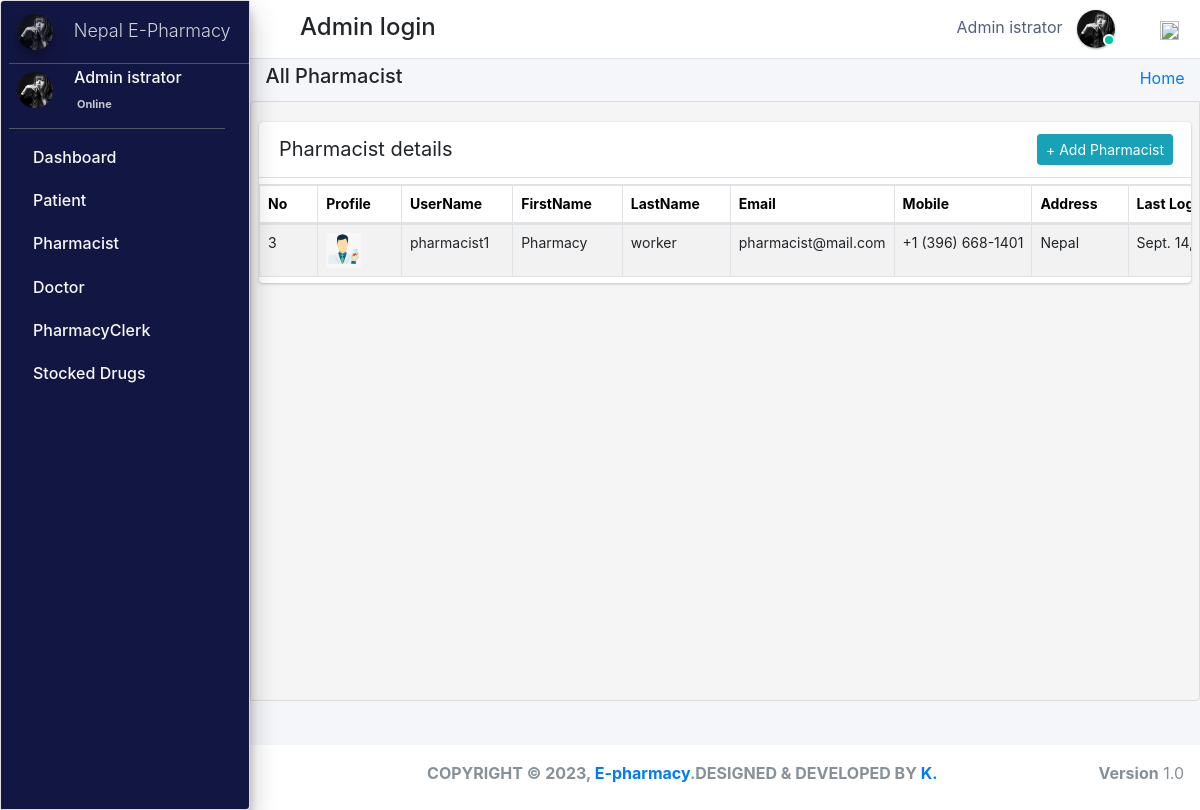
Page /admin_user/manage_pharmacist/ (signed in) on the committed database.
### pharmacy/models.py (models this page shows, shortened)
class CustomUser(AbstractUser):
    user_type_data = ((1, "AdminHOD"), (2, "Pharmacist"), (3, "Doctor"), (4, "PharmacyClerk"),(5, "Patients"))
    user_type = models.CharField(default=1, choices=user_type_data, max_length=10)

class AdminHOD(models.Model):
    gender_category=(
        ('Male','Male'),
        ('Female','Female'),
    )
    admin = models.OneToOneField(CustomUser,null=True, on_delete = models.CASCADE)
    emp_no= models.CharField(max_length=100,null=True,blank=True)
    gender=models.CharField(max_length=100,null=True,choices=gender_category)
    mobile=models.CharField(max_length=10,null=True,blank=True)
    address=models.CharField(max_length=300,null=True,blank=True)
    profile_pic=models.ImageField(default="admin.png",null=True,blank=True)
    created_at = models.DateTimeField(auto_now_add=True)
    updated_at = models.DateTimeField(auto_now=True)
    date_employed=models.DateTimeField(auto_now_add=True, auto_now=False)
    objects = models.Manager()

class Pharmacist(models.Model):
    gender_category=(
        ('Male','Male'),
        ('Female','Female'),
    )
    admin = models.OneToOneField(CustomUser,null=True, on_delete = models.CASCADE)
    emp_no=models.CharField(max_length=100,null=True,blank=True)
    age= models.IntegerField(default='0', blank=True, null=True)
    gender=models.CharField(max_length=100,null=True,choices=gender_category)
    mobile =models.CharField(max_length=10,null=True,blank=True)
    address=models.CharField(max_length=300,null=True,blank=True)
    profile_pic=models.ImageField(default="images2.png",null=True,blank=True)
    created_at = models.DateTimeField(auto_now_add=True)
    updated_at = models.DateTimeField(auto_now=True)
    objects = models.Manager()

### pharmacy/HODViews.py (the view)
# urls.py: path('admin_user/manage_pharmacist/',HODViews.managePharmacist,name='manage_pharmacist'),
def managePharmacist(request):
    doctors = Pharmacist.objects.all()
    context = {
        "doctors": doctors,
        "title":"Manage Pharmacist"
    }
    return render(request,'hod_templates/all_pharmacist.html',context)

### pharmacy/LoginCheckMiddleWare.py (called while the page is built, shortened)
    def process_view(self, request, view_func, view_args, view_kwargs):
        modulename = view_func.__module__
        user = request.user
        if user.is_authenticated:
            if user.user_type == "1":
                if modulename == "pharmacy.HODViews":
                    pass
                elif modulename == "":
                    pass
                elif modulename == "pharmacy.views" or modulename == "django.views.static":
                    pass
                else:
                    pass
            else:
                return redirect("login")
        else:
            if request.path == reverse("login"):
                pass
            else:
                return redirect("login")

### pharmacy/templates/hod_templates/all_pharmacist.html (shortened to what this page needs)
{% extends 'hod_templates/base_template.html'%} {% block page_title %}
<h5>All Pharmacist</h5>
{% endblock page_title %} {% block main_content %}
<section class="content">
    <div class="row">
        <div class="col-md-12">
            <div class="card card-primar sc">
                <div class="card-header">
                    <span>Pharmacist details</span>
                    <div class="card-tools d-flex">
                        <a class="btn btn-sm btn-info mr-2" href="{% url 'manage_pharmacist'  %}" role="button">+ Add Pharmacist</a>
                    </div>
                </div>
                <table class="table table-bordered table-hover dataTable" id=plist>
                    <thead>
                        <tr>
                            <th>No</th>
                            <th>Profile</th>
                            <th>UserName</th>
                            <th>FirstName</th>
                            <th>LastName</th>
                            <th>Email</th>
                            <th>Mobile</th>
                            <th>Address</th>
                            <th>Last Login</th>
                        </tr>
                    </thead>
                    <tbody>
                        {% for doctor in doctors %}
                        <tr class="hov">
                            <td>{{doctor.admin.id}}</td>
                            <td> <img src="{{doctor.profile_pic.url}}" class="" width="35" height="35" alt=""></td>
                            <td>{{doctor.admin.username}}</td>
                            <td>{{doctor.admin.first_name}}</td>
                            <td>{{doctor.admin.last_name}}</td>
                            <td>{{doctor.admin.email}}</td>
                            <td>{{doctor.mobile}}</td>
                            <td>{{doctor.address}}</td>
                            <td>{{doctor.admin.last_login}}</td>
                        </tr>
                        {% endfor %}
                    </tbody>
                </table>
            </div>
        </div>
    </div>
</section>
{% endblock %}

### pharmacy/templates/hod_templates/base_template.html (shortened to what this page needs)
{% extends 'base_file.html' %} {% block htm %}
<body class="hold-transition sidebar-mini layout-fixed">
    <div class="wrapper">
        <nav class="main-header navbar navbar-expand navbar-white navbar-light">
            <ul class="navbar-nav">
                <li class="nav-item">
                    <a class="nav-link" data-widget="pushmenu" href="#" role="button"></a>
                </li>
            </ul>
            <h4 style="margin-left: 10px; margin-top: 5px;">Admin login </h4>
            <ul class="navbar-nav ml-auto">
                <li class="mx-3">
                    <a href="#" class="sm-submenu-with-image a">
                        <span>{{user.first_name}}  {{user.last_name}}</span>
                        <img src="{{request.user.adminhod.profile_pic.url}}" class="img-circle elevation-1" width="38" height="38" alt="">
                        <span class="avatar-status avatar-sm-status avatar-status-success"></span>
                    </a>
                </li>
                <li class="nav-item dropdown ml-3 low">
                    <a href="#" class="btn btn-outlined btn-black text-muted bg-transparent " data-toggle="dropdown" aria-expanded="false" data-wow-delay="0.7s"><img src="https://img.icons8.com/ios/50/000000/settings.png" width="19" height="19">
                    </a>
                </li>
            </ul>
        </nav>
        {% include 'hod_templates/sidebar.html'%}
        <div class="content-wrapper">
            <div class="content-header">
                <div class="container-fluid">
                    <div class="row ">
                        <div class="col-sm-6">
                            <h1 class="m-0 text-dark">
                                {% block page_title %} {% endblock page_title %}
                            </h1>
                        </div>
                        <div class="col-sm-6 ">
                            <ol class="breadcrumb float-sm-right">
                                <li class="breadcrumb-item"><a href="">Home</a></li>
                            </ol>
                        </div>
                    </div>
                </div>
            </div>
            {% block main_content %} {% endblock main_content %}
        </div>
        {% include 'hod_templates/footer.html'%}
    </div>
    {% endblock htm %}

### pharmacy/templates/hod_templates/sidebar.html (shortened to what this page needs)
<aside class="main-sidebar sidebar-dark-primary elevation-4">
    <a href="" class="brand-link ml-2">
        <img src="{{request.user.adminhod.profile_pic.url}}" alt="" width="36" height="36" class=" img-circle elevation-3" style="opacity: .8">
        <span class="brand-text font-weight-light mt-1 ml-3 mmust">Nepal E-Pharmacy</span>
    </a>
    <div class="sidebar">
        <div class="user-panel mr-3">
            <div class="pull-left image sm-submenu-with-image a ml-2 ">
                <img src="{{request.user.adminhod.profile_pic.url}}" class="img-circle mt-2" width="36" height="36" alt="User Image">
            </div>
            <div class="pull-left info">
                <p>{{user.first_name}} {{user.last_name}}</p>
                <a href="#"> Online</a>
            </div>
        </div>
        <nav class="mt-2">
            <ul class="nav nav-pills nav-sidebar flex-column" data-widget="treeview" role="menu" data-accordion="false">
                <li class="nav-item">
                    <a href="{% url  'admin_dashboard' %}" class="nav-link">
                        <p>
                            Dashboard
                        </p>
                    </a>
                </li>
                <li class="nav-item">
                    <a href="#" class="nav-link">
                        <p>
                            Patient
                        </p>
                    </a>
                </li>
                <li class="nav-item">
                    <a href="#" class="nav-link">
                        <p>
                            Pharmacist
                        </p>
                    </a>
                </li>
                <li class="nav-item">
                    <a href="#" class="nav-link">
                        <p>
                            Doctor
                        </p>
                    </a>
                </li>
                <li class="nav-item">
                    <a href="#" class="nav-link">
                        <p>
                            PharmacyClerk
                        </p>
                    </a>
                </li>
                <li class="nav-item">
                    <a href="#" class="nav-link">
                        <p>
                            Stocked Drugs
                        </p>
                    </a>
                </li>
            </ul>
        </nav>
    </div>
</aside>

### static/css/main.css (style rules this page uses)
html { font-family: sans-serif; line-height: 1.15; -webkit-text-size-adjust: 100%; -webkit-tap-highlight-color: transparent; }
body { overflow-y: hidden; overflow-x: hidden; font-family: -apple-system, BlinkMacSystemFont, "Segoe UI", Roboto, "Helvetica Neue", Arial, "Noto Sans", sans-serif, "Apple Color Emoji", "Segoe UI Emoji", "Segoe UI Symbol", "Noto Color Emoji" !important; }
th { color: rgb(0, 0, 0); font-size: 14px !important; }
.content { background-color: #f5f5f5; border: 1px solid #dddddd; border-radius: 4px 0px 4px 0px; left: -1px; padding: 10px 7px 5px; }
.main-sidebar { background: #ffffff; border: 1px solid #dddddd; border-radius: 4px 0px 4px 0px; font-weight: bold; }
.content { height: 75vh; overflow-y: scroll; overflow-x: hidden; }
.sc { white-space: nowrap; display: block; overflow-x: hidden !important; }
.content .row { margin-top: 20px !important; }
.main-sidebar { background-color: #121642 !important; color: white !important; }
.main-sidebar p { color: #f8f8f8 !important; font-weight: 500 !important }
td { font-size: 14px !important; }
.hov { transition: transform .5s; }
.avatar-status { position: absolute; bottom: 12px; right: 75.4px; display: -ms-inline-flexbox; display: inline-flex; -ms-flex-negative: 0; flex-shrink: 0; -ms-flex-pack: center; justify-content: center; -ms-flex-align: center; align-items: center; white-space: nowrap; text-align: center; vertical-align: baseline; font-weight: 600; border: .125rem solid #fff; width: 12px; height: 12px; line-height: 1; font-size: .71094rem; border-radius: 50%; }
.avatar-status-success { color: #fff; background-color: #00c9a7; }
.card-header span { font-size: 20px !important; }
.table>tbody>tr>td, .table>tbody>tr>th, .table>tfoot>tr>td, .table>tfoot>tr>th, .table>thead>tr>td, .table>thead>tr>th { padding: 8px; line-height: 1.42857143; vertical-align: top; }
.pull-left { float: left; }
.pull-left { float: left!important; }
.user-panel>.info { padding: 5px 5px 5px 15px; line-height: 1; position: absolute; left: 55px; }
.user-panel>.info>p { font-weight: 600; margin-bottom: 9px; }
p { margin: 0 0 10px; }
.user-panel { padding-bottom: 20px; }
.user-panel:after { clear: both; }
.user-panel:before, .user-panel:after { content: " "; display: table; }
.user-panel>.info>a { text-decoration: none; padding-right: 5px; margin-top: 3px; font-size: 11px; overflow: hidden; white-space: nowrap; }
.mmust { overflow: hidden; white-space: nowrap; font-size: 18px; }
.table { background: white !important; }
.container-fluid { width: 100%; padding-right: 15px; padding-left: 15px; margin-right: auto; margin-left: auto; }
.row { display: flex; flex-wrap: wrap; margin-right: -15px; margin-left: -15px; }
.d-flex { display: flex !important; z-index: 44; }
.d-flex { display: flex !important; }
.table tbody tr:nth-of-type(odd) { background-color: rgba(0, 0, 0, .05) !important; }
.table tbody tr:nth-of-type(odd) { background-color: rgba(197, 197, 197, 0.05) !important; }
.img-circle { border-radius: 50%; }
.content-wrapper .content-header { padding: 5px 0.5rem !important; }

### static/css/profile.css (style rules this page uses)
li { list-style-type: none ! }
.navbar-nav span { color: #525f7f !important; margin-right: 10px !important; }
body { font-family: 'Rubik', sans-serif; height: 100% !important; }
.table tbody tr:nth-of-type(odd) { background-color: rgba(0, 0, 0, .05) !important; }

### rows in the picture
CustomUser: first_name "Admin", last_name "istrator", user.adminhod.profile_pic (picture)
Pharmacist: admin.id "3", profile_pic (picture), admin.username "pharmacist1", admin.first_name "Pharmacy", admin.last_name "worker", admin.email "pharmacist@mail.com", mobile "+1 (396) 668-1401", address "Nepal", admin.last_login "Sept.…"
